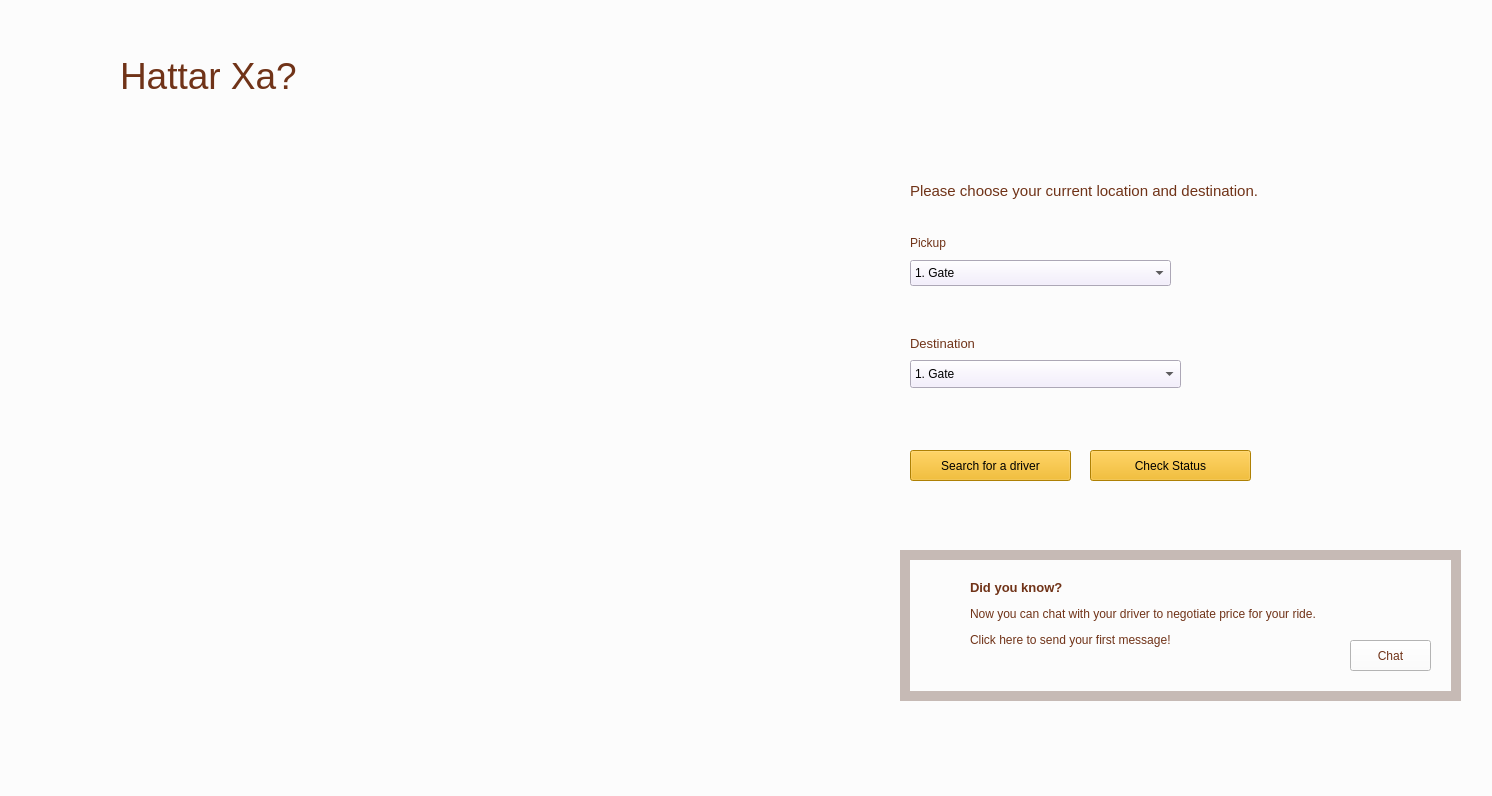
<?xml version="1.0" encoding="UTF-8"?>
<ui version="4.0">
 <class>destination</class>
 <widget class="QWidget" name="destination">
  <property name="geometry">
   <rect>
    <x>0</x>
    <y>0</y>
    <width>1492</width>
    <height>796</height>
   </rect>
  </property>
  <property name="windowTitle">
   <string>Form</string>
  </property>
  <property name="styleSheet">
   <string notr="true">background:#fcfcfc;
color:#703318

</string>
  </property>
  <widget class="QPushButton" name="pushButton">
   <property name="geometry">
    <rect>
     <x>910</x>
     <y>450</y>
     <width>161</width>
     <height>31</height>
    </rect>
   </property>
   <property name="font">
    <font>
     <pointsize>9</pointsize>
    </font>
   </property>
   <property name="styleSheet">
    <string notr="true">background: #F3B305;
color: #000000</string>
   </property>
   <property name="text">
    <string>Search for a driver</string>
   </property>
  </widget>
  <widget class="QSplitter" name="splitter">
   <property name="geometry">
    <rect>
     <x>910</x>
     <y>230</y>
     <width>351</width>
     <height>26</height>
    </rect>
   </property>
   <property name="font">
    <font>
     <pointsize>10</pointsize>
    </font>
   </property>
   <property name="orientation">
    <enum>Qt::Horizontal</enum>
   </property>
   <widget class="QLabel" name="label">
    <property name="font">
     <font>
      <pointsize>9</pointsize>
      <bold>false</bold>
     </font>
    </property>
    <property name="styleSheet">
     <string notr="true">color: #703318</string>
    </property>
    <property name="text">
     <string>Pickup</string>
    </property>
   </widget>
  </widget>
  <widget class="QLabel" name="label_2">
   <property name="geometry">
    <rect>
     <x>910</x>
     <y>330</y>
     <width>237</width>
     <height>26</height>
    </rect>
   </property>
   <property name="font">
    <font>
     <pointsize>10</pointsize>
     <bold>false</bold>
    </font>
   </property>
   <property name="styleSheet">
    <string notr="true">color: #703318</string>
   </property>
   <property name="text">
    <string>Destination</string>
   </property>
  </widget>
  <widget class="QComboBox" name="comboBox_2">
   <property name="geometry">
    <rect>
     <x>910</x>
     <y>360</y>
     <width>271</width>
     <height>28</height>
    </rect>
   </property>
   <property name="styleSheet">
    <string notr="true">background: #F1EAFF;
color: #000000</string>
   </property>
   <item>
    <property name="text">
     <string>1. Gate</string>
    </property>
   </item>
   <item>
    <property name="text">
     <string>2. Block 9</string>
    </property>
   </item>
   <item>
    <property name="text">
     <string>3. Administration</string>
    </property>
   </item>
   <item>
    <property name="text">
     <string>4. Library</string>
    </property>
   </item>
   <item>
    <property name="text">
     <string>5. Mess Hall</string>
    </property>
   </item>
   <item>
    <property name="text">
     <string>6. Football Ground</string>
    </property>
   </item>
   <item>
    <property name="text">
     <string>7. Bus Stop</string>
    </property>
   </item>
   <item>
    <property name="text">
     <string>8. Hostel</string>
    </property>
   </item>
   <item>
    <property name="text">
     <string>9. Basketball Court</string>
    </property>
   </item>
   <item>
    <property name="text">
     <string>10. NTIC</string>
    </property>
   </item>
   <item>
    <property name="text">
     <string/>
    </property>
   </item>
  </widget>
  <widget class="QComboBox" name="comboBox">
   <property name="geometry">
    <rect>
     <x>910</x>
     <y>260</y>
     <width>261</width>
     <height>26</height>
    </rect>
   </property>
   <property name="styleSheet">
    <string notr="true">background: #F1EAFF;
color: #000000</string>
   </property>
   <item>
    <property name="text">
     <string>1. Gate</string>
    </property>
   </item>
   <item>
    <property name="text">
     <string>2. Block 9</string>
    </property>
   </item>
   <item>
    <property name="text">
     <string>3. Administration</string>
    </property>
   </item>
   <item>
    <property name="text">
     <string>4. Library</string>
    </property>
   </item>
   <item>
    <property name="text">
     <string>5. Mess Hall</string>
    </property>
   </item>
   <item>
    <property name="text">
     <string>6. Football Ground</string>
    </property>
   </item>
   <item>
    <property name="text">
     <string>7. Bus Stop</string>
    </property>
   </item>
   <item>
    <property name="text">
     <string>8. Hostel</string>
    </property>
   </item>
   <item>
    <property name="text">
     <string>9. Basketball Court</string>
    </property>
   </item>
   <item>
    <property name="text">
     <string>10. NTIC</string>
    </property>
   </item>
   <item>
    <property name="text">
     <string/>
    </property>
   </item>
  </widget>
  <widget class="QLabel" name="map">
   <property name="geometry">
    <rect>
     <x>100</x>
     <y>140</y>
     <width>731</width>
     <height>571</height>
    </rect>
   </property>
   <property name="text">
    <string/>
   </property>
  </widget>
  <widget class="QLabel" name="label_4">
   <property name="geometry">
    <rect>
     <x>910</x>
     <y>170</y>
     <width>531</width>
     <height>41</height>
    </rect>
   </property>
   <property name="font">
    <font>
     <pointsize>11</pointsize>
    </font>
   </property>
   <property name="styleSheet">
    <string notr="true">color: #703318</string>
   </property>
   <property name="text">
    <string>Please choose your current location and destination.</string>
   </property>
  </widget>
  <widget class="QLabel" name="home">
   <property name="geometry">
    <rect>
     <x>80</x>
     <y>60</y>
     <width>31</width>
     <height>31</height>
    </rect>
   </property>
   <property name="text">
    <string/>
   </property>
  </widget>
  <widget class="QLabel" name="label_3">
   <property name="geometry">
    <rect>
     <x>120</x>
     <y>40</y>
     <width>611</width>
     <height>71</height>
    </rect>
   </property>
   <property name="font">
    <font>
     <pointsize>28</pointsize>
    </font>
   </property>
   <property name="styleSheet">
    <string notr="true">color: #703318</string>
   </property>
   <property name="text">
    <string>Hattar Xa?</string>
   </property>
  </widget>
  <widget class="QLabel" name="label_5">
   <property name="geometry">
    <rect>
     <x>970</x>
     <y>580</y>
     <width>471</width>
     <height>101</height>
    </rect>
   </property>
   <property name="font">
    <font>
     <pointsize>11</pointsize>
    </font>
   </property>
   <property name="styleSheet">
    <string notr="true">color: #703318</string>
   </property>
   <property name="text">
    <string>&lt;html&gt;&lt;head/&gt;&lt;body&gt;&lt;p&gt;&lt;span style=&quot; font-size:10pt; font-weight:700;&quot;&gt;Did you know?&lt;/span&gt;&lt;/p&gt;&lt;p&gt;&lt;span style=&quot; font-size:9pt;&quot;&gt;Now you can chat with your driver to negotiate price for your ride.&lt;/span&gt;&lt;/p&gt;&lt;p&gt;&lt;span style=&quot; font-size:9pt;&quot;&gt;Click here to send your first message!&lt;/span&gt;&lt;/p&gt;&lt;p&gt;&lt;br/&gt;&lt;/p&gt;&lt;/body&gt;&lt;/html&gt;</string>
   </property>
  </widget>
  <widget class="QLabel" name="bulb">
   <property name="geometry">
    <rect>
     <x>920</x>
     <y>580</y>
     <width>31</width>
     <height>31</height>
    </rect>
   </property>
   <property name="styleSheet">
    <string notr="true"/>
   </property>
   <property name="text">
    <string/>
   </property>
  </widget>
  <widget class="QPushButton" name="chat">
   <property name="geometry">
    <rect>
     <x>1350</x>
     <y>640</y>
     <width>81</width>
     <height>31</height>
    </rect>
   </property>
   <property name="font">
    <font>
     <pointsize>9</pointsize>
    </font>
   </property>
   <property name="styleSheet">
    <string notr="true">background: #fcfcfc;
color: #703318</string>
   </property>
   <property name="text">
    <string>Chat</string>
   </property>
  </widget>
  <widget class="QLabel" name="label_7">
   <property name="geometry">
    <rect>
     <x>900</x>
     <y>550</y>
     <width>561</width>
     <height>151</height>
    </rect>
   </property>
   <property name="styleSheet">
    <string notr="true">background: #C6BAB5;</string>
   </property>
   <property name="text">
    <string/>
   </property>
  </widget>
  <widget class="QLabel" name="label_8">
   <property name="geometry">
    <rect>
     <x>910</x>
     <y>560</y>
     <width>541</width>
     <height>131</height>
    </rect>
   </property>
   <property name="styleSheet">
    <string notr="true">background:#fcfcfc;</string>
   </property>
   <property name="text">
    <string/>
   </property>
  </widget>
  <widget class="QPushButton" name="status">
   <property name="geometry">
    <rect>
     <x>1090</x>
     <y>450</y>
     <width>161</width>
     <height>31</height>
    </rect>
   </property>
   <property name="font">
    <font>
     <pointsize>9</pointsize>
    </font>
   </property>
   <property name="styleSheet">
    <string notr="true">background: #F3B305;
color: #000000</string>
   </property>
   <property name="text">
    <string>Check Status</string>
   </property>
  </widget>
  <zorder>label_7</zorder>
  <zorder>label_8</zorder>
  <zorder>map</zorder>
  <zorder>pushButton</zorder>
  <zorder>splitter</zorder>
  <zorder>label_2</zorder>
  <zorder>comboBox_2</zorder>
  <zorder>comboBox</zorder>
  <zorder>label_4</zorder>
  <zorder>home</zorder>
  <zorder>label_3</zorder>
  <zorder>label_5</zorder>
  <zorder>bulb</zorder>
  <zorder>chat</zorder>
  <zorder>status</zorder>
 </widget>
 <resources/>
 <connections/>
</ui>
